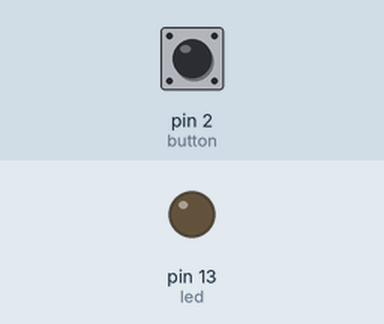
A sketch run on a simulated Arduino Uno, built with avr-gcc and run on an emulated ATmega328P. Shown: output pins drawn as LEDs (lit = HIGH). Inputs (shaded band) come from the test bench; at power-on: pin 2 (button) LOW.

Above: at 1.2 s.
1.3 s: pin 2 (button) pulled HIGH for 0.15 s
At 1.37 s:
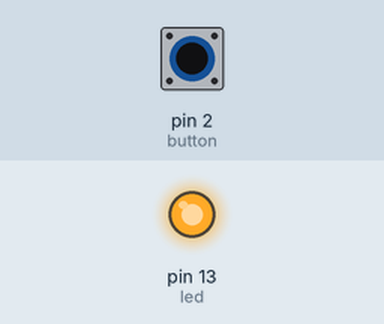
2.9 s: pin 2 (button) pulled HIGH for 3.2 s
At 7.0 s:
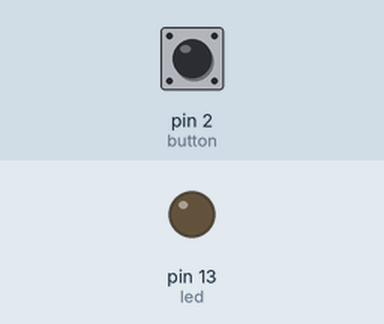
Timing chart, 0 to 8.5 s (numbered marks = the images above; inputs shaded):
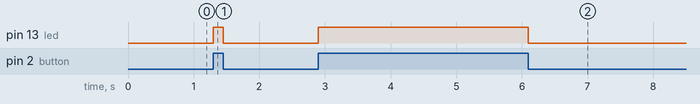

Measured:
- after the input at 1.3 s, pin 13 (led): LOW → HIGH at once, → LOW 0.15 s later
- after the input at 2.9 s, pin 13 (led): LOW → HIGH at once, → LOW 3.2 s later

The sketch:

00-Test-Projects.ino
```cpp
int led = 13;
int button = 2;
int buttonState = 0;

void setup() {
  // put your setup code here, to run once:
  pinMode(led, OUTPUT);
  pinMode(button, INPUT);
}

void loop() {
  // put your main code here, to run repeatedly:
  buttonState = digitalRead(button);
  if (buttonState == HIGH) {
    digitalWrite(led, HIGH);
  } else {
    digitalWrite(led, LOW);
  }
}
```
